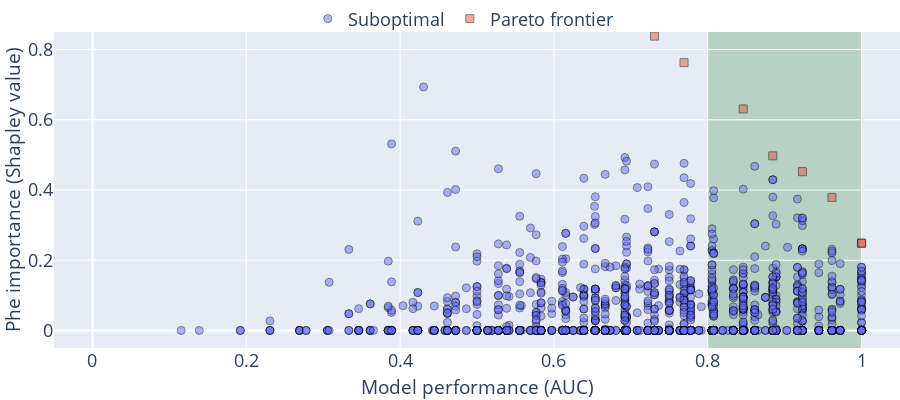

Source (notebook cell):
### Code cell
import pandas as pd
from optuna.visualization._pareto_front import (
    _get_pareto_front_info,
    _make_scatter_object,
    _make_marker,
    _make_hovertext,
)
from typing import Sequence
from optuna.trial import FrozenTrial
from optuna.visualization._plotly_imports import go


info = _get_pareto_front_info(study)

n_targets: int = info.n_targets
axis_order: Sequence[int] = info.axis_order
include_dominated_trials: bool = True
trials_with_values: Sequence[
    tuple[FrozenTrial, Sequence[float]]
] = info.non_best_trials_with_values
hovertemplate: str = "%{text}<extra>Trial</extra>"
infeasible: bool = False
dominated_trials: bool = False


def trials_df(trials_with_values, class_name):
    x = [values[axis_order[0]] for _, values in trials_with_values]
    y = [values[axis_order[1]] for _, values in trials_with_values]

    df = pd.DataFrame({"x": x, "y": y})
    df["class"] = class_name
    return df


df_best = trials_df(info.best_trials_with_values, "best")
df_nonbest = trials_df(info.non_best_trials_with_values, "nonbest")
# df         = pd.concat([df_best, df_nonbest])

fig = go.Figure()

fig.add_trace(
    go.Scatter(
        x=df_nonbest["x"],
        y=df_nonbest["y"],
        mode="markers",
        marker=dict(
            size=8, opacity=0.5, symbol="circle", line=dict(width=1, color="black")
        ),
        name="Suboptimal",
    )
)
fig.add_trace(
    go.Scatter(
        x=df_best["x"],
        y=df_best["y"],
        mode="markers",
        marker=dict(
            size=8, opacity=0.5, symbol="square", line=dict(width=1, color="black")
        ),
        name="Pareto frontier",
    )
)
# Define the width and height of the plot
plot_width = 900
plot_height = 400
axis_label_font_size = 19

# Customize the plot
fig.update_layout(
    xaxis=dict(
        title=dict(
            text="Model performance (AUC)", font=dict(size=axis_label_font_size)
        ),
        range=[-0.05, 1.05],
    ),
    yaxis=dict(
        title=dict(
            text="Phe importance (Shapley value)", font=dict(size=axis_label_font_size)
        ),
        range=[-0.05, 0.85],
    ),
    font=dict(size=18),
    # plot_bgcolor='white',
    legend=dict(x=0.3, y=1.1, bgcolor="rgba(255, 255, 255, 0)", orientation="h"),
    width=plot_width,
    height=plot_height,
    margin=dict(l=0, r=0, t=0, b=0),
)
x_max = max(df_nonbest["x"].max(), df_best["x"].max())

fig.update_layout(
    # ... (previous settings)
    shapes=[
        dict(
            type="rect",
            xref="x",
            yref="paper",
            x0=0.8,
            x1=x_max,
            y0=0.0,
            y1=1,
            fillcolor="darkgreen",
            opacity=0.20,
            layer="below",
            line_width=0,
        )
    ],
    # ... (previous settings)
)


import plotly.io as pio

dpi = 300  # Set the desired resolution (dots per inch)
output_filename = f"pareto_{study_name}.png"
pio.write_image(fig, output_filename, format="png", scale=dpi / 96)

# Show the plot
fig.show()

### Figure 1 — Plotly figure (JSON) as saved in the notebook; plotly's stock layout.template omitted (floating-point values rounded to 4 significant figures; data arrays with more than 128 entries replaced by an {"elided": "..."} marker saying what was removed)
{"data": [{"marker": {"line": {"color": "black", "width": 1}, "opacity": 0.5, "size": 8, "symbol": "circle"}, "mode": "markers", "name": "Suboptimal", "type": "scatter", "x": {"elided": "1992 float values"}, "y": {"elided": "1992 float values"}}, {"marker": {"line": {"color": "black", "width": 1}, "opacity": 0.5, "size": 8, "symbol": "square"}, "mode": "markers", "name": "Pareto frontier", "type": "scatter", "x": [1, 1, 0.9615, 0.7692, 0.7308, 0.9231, 0.8846, 0.8462], "y": [0.2486, 0.2486, 0.379, 0.7628, 0.8383, 0.4522, 0.4972, 0.6308]}], "layout": {"font": {"size": 18}, "height": 400, "legend": {"bgcolor": "rgba(255, 255, 255, 0)", "orientation": "h", "x": 0.3, "y": 1.1}, "margin": {"b": 0, "l": 0, "r": 0, "t": 0}, "shapes": [{"fillcolor": "darkgreen", "layer": "below", "line": {"width": 0}, "opacity": 0.2, "type": "rect", "x0": 0.8, "x1": 1, "xref": "x", "y0": 0, "y1": 1, "yref": "paper"}], "width": 900, "xaxis": {"range": [-0.05, 1.05], "title": {"font": {"size": 19}, "text": "Model performance (AUC)"}}, "yaxis": {"range": [-0.05, 0.85], "title": {"font": {"size": 19}, "text": "Phe importance (Shapley value)"}}}}
